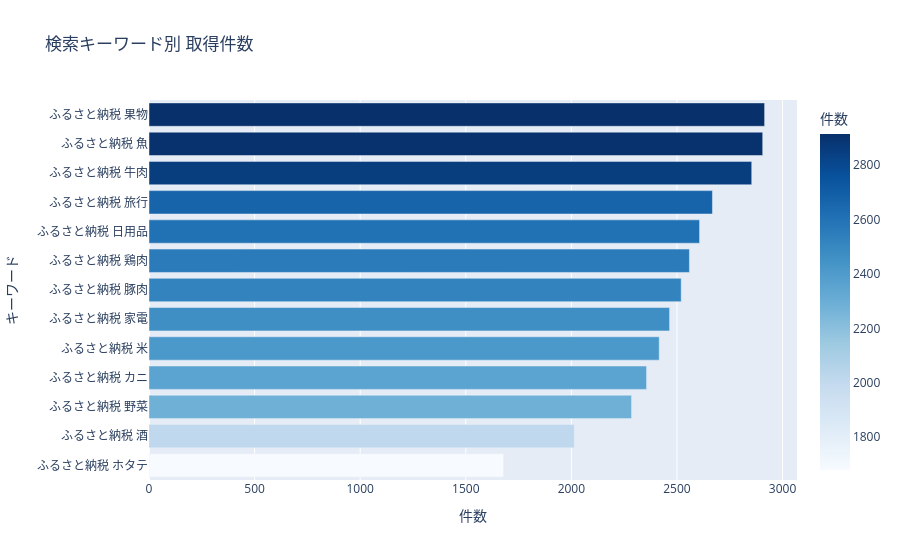

The code cell stored with this chart in its notebook:
### Code cell
# キーワード別件数
keyword_counts = df['search_keyword'].value_counts().reset_index()
keyword_counts.columns = ['キーワード', '件数']

fig = px.bar(
    keyword_counts,
    x='件数', y='キーワード',
    orientation='h',
    title='検索キーワード別 取得件数',
    color='件数',
    color_continuous_scale='Blues'
)
fig.update_layout(yaxis={'categoryorder': 'total ascending'})
fig.show()

### Figure 1 — Plotly figure (JSON) as saved in the notebook; plotly's stock layout.template omitted (floating-point values rounded to 4 significant figures)
{"data": [{"hovertemplate": "件数=%{marker.color}<br>キーワード=%{y}<extra></extra>", "legendgroup": "", "marker": {"color": [2915, 2906, 2854, 2668, 2607, 2559, 2520, 2465, 2416, 2356, 2285, 2014, 1679], "coloraxis": "coloraxis", "pattern": {"shape": ""}}, "name": "", "orientation": "h", "showlegend": false, "textposition": "auto", "type": "bar", "x": [2915, 2906, 2854, 2668, 2607, 2559, 2520, 2465, 2416, 2356, 2285, 2014, 1679], "xaxis": "x", "y": ["ふるさと納税 果物", "ふるさと納税 魚", "ふるさと納税 牛肉", "ふるさと納税 旅行", "ふるさと納税 日用品", "ふるさと納税 鶏肉", "ふるさと納税 豚肉", "ふるさと納税 家電", "ふるさと納税 米", "ふるさと納税 カニ", "ふるさと納税 野菜", "ふるさと納税 酒", "ふるさと納税 ホタテ"], "yaxis": "y"}], "layout": {"barmode": "relative", "coloraxis": {"colorbar": {"title": {"text": "件数"}}, "colorscale": [[0, "rgb(247,251,255)"], [0.125, "rgb(222,235,247)"], [0.25, "rgb(198,219,239)"], [0.375, "rgb(158,202,225)"], [0.5, "rgb(107,174,214)"], [0.625, "rgb(66,146,198)"], [0.75, "rgb(33,113,181)"], [0.875, "rgb(8,81,156)"], [1, "rgb(8,48,107)"]]}, "legend": {"tracegroupgap": 0}, "title": {"text": "検索キーワード別 取得件数"}, "xaxis": {"anchor": "y", "domain": [0, 1], "title": {"text": "件数"}}, "yaxis": {"anchor": "x", "categoryorder": "total ascending", "domain": [0, 1], "title": {"text": "キーワード"}}}}
